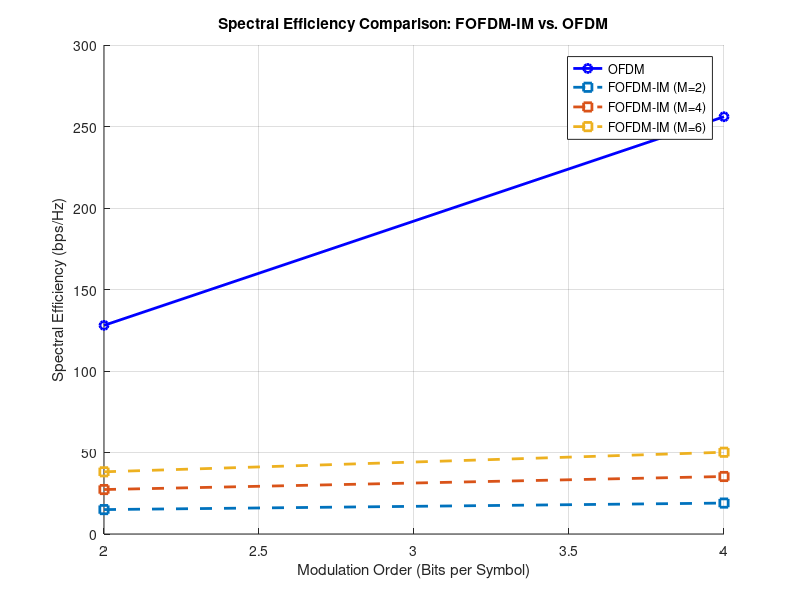

This figure's MATLAB source:
clc; clear; close all;

% Parameters
N = 64; % Number of subcarriers
M_values = [2, 4, 6]; % Number of active subcarriers for FOFDM-IM
modulation_orders = [2, 4]; % QPSK (2 bits/symbol), 16-QAM (4 bits/symbol)

% Bandwidth (normalized)
BW = 1; % Assume 1 Hz bandwidth for normalized comparison

% Spectral Efficiency Calculation
SE_OFDM = zeros(1, length(modulation_orders));
SE_FOFDM_IM = zeros(length(M_values), length(modulation_orders));

for m = 1:length(modulation_orders)
    M = modulation_orders(m); % Bits per symbol in modulation (log2(QAM order))
    
    % OFDM spectral efficiency
    SE_OFDM(m) = (N * M) / BW;
    
    % FOFDM-IM spectral efficiency
    for i = 1:length(M_values)
        K = M_values(i); % Active subcarriers in FOFDM-IM
        B_IM = log2(nchoosek(N, K)); % Index modulation bits
        SE_FOFDM_IM(i, m) = (K * M + B_IM) / BW;
    end
end

% Plot Spectral Efficiency Comparison
figure;
hold on;
plot(modulation_orders, SE_OFDM, 'b-o', 'LineWidth', 2, 'DisplayName', 'OFDM');
for i = 1:length(M_values)
    plot(modulation_orders, SE_FOFDM_IM(i, :), '--s', 'LineWidth', 2, 'DisplayName', sprintf('FOFDM-IM (M=%d)', M_values(i)));
end
xlabel('Modulation Order (Bits per Symbol)');
ylabel('Spectral Efficiency (bps/Hz)');
title('Spectral Efficiency Comparison: FOFDM-IM vs. OFDM');
legend('Location', 'best');
grid on;
hold off;
